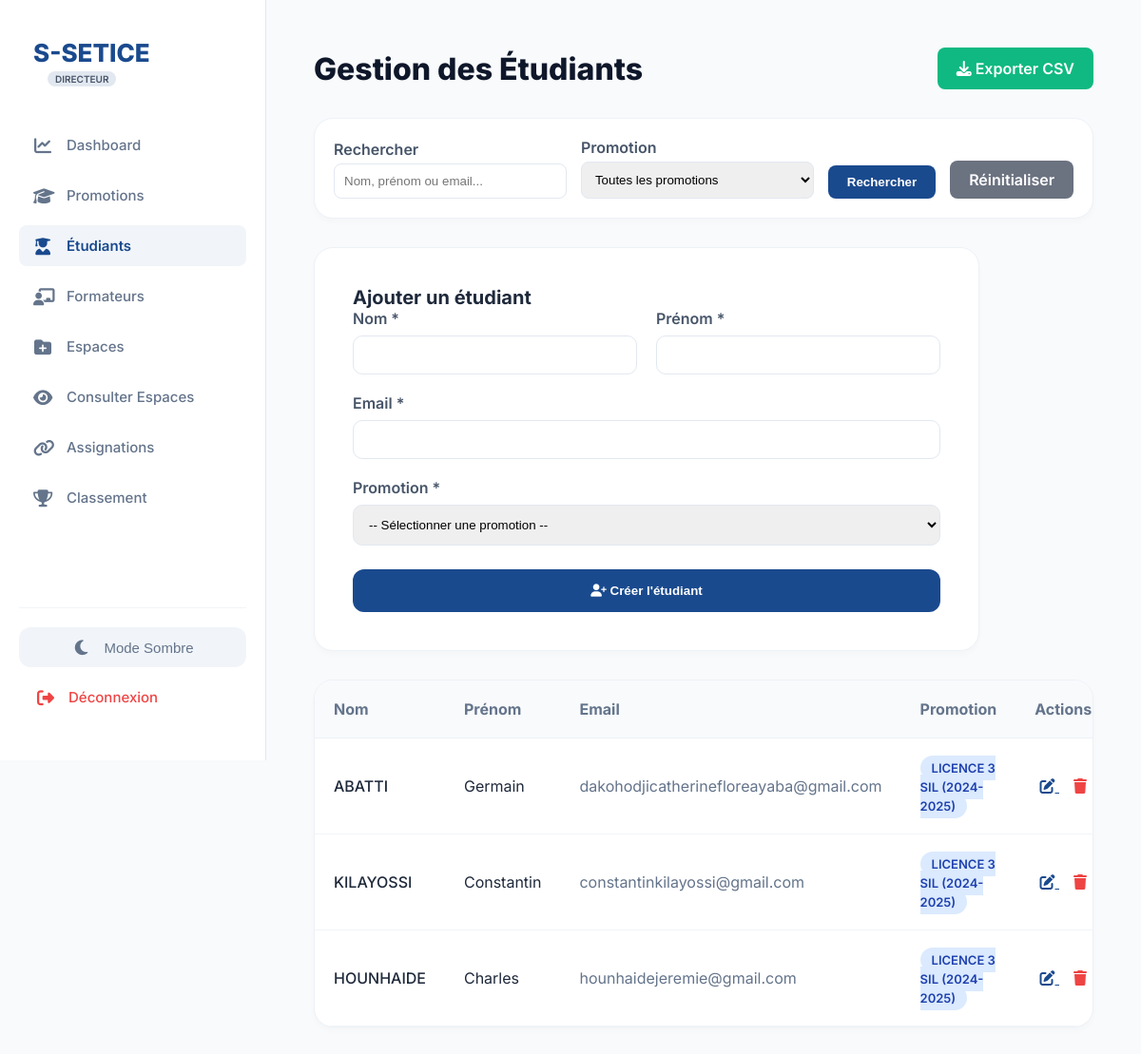
Page /views/etudiants.php (signed in) on the earlier database version.
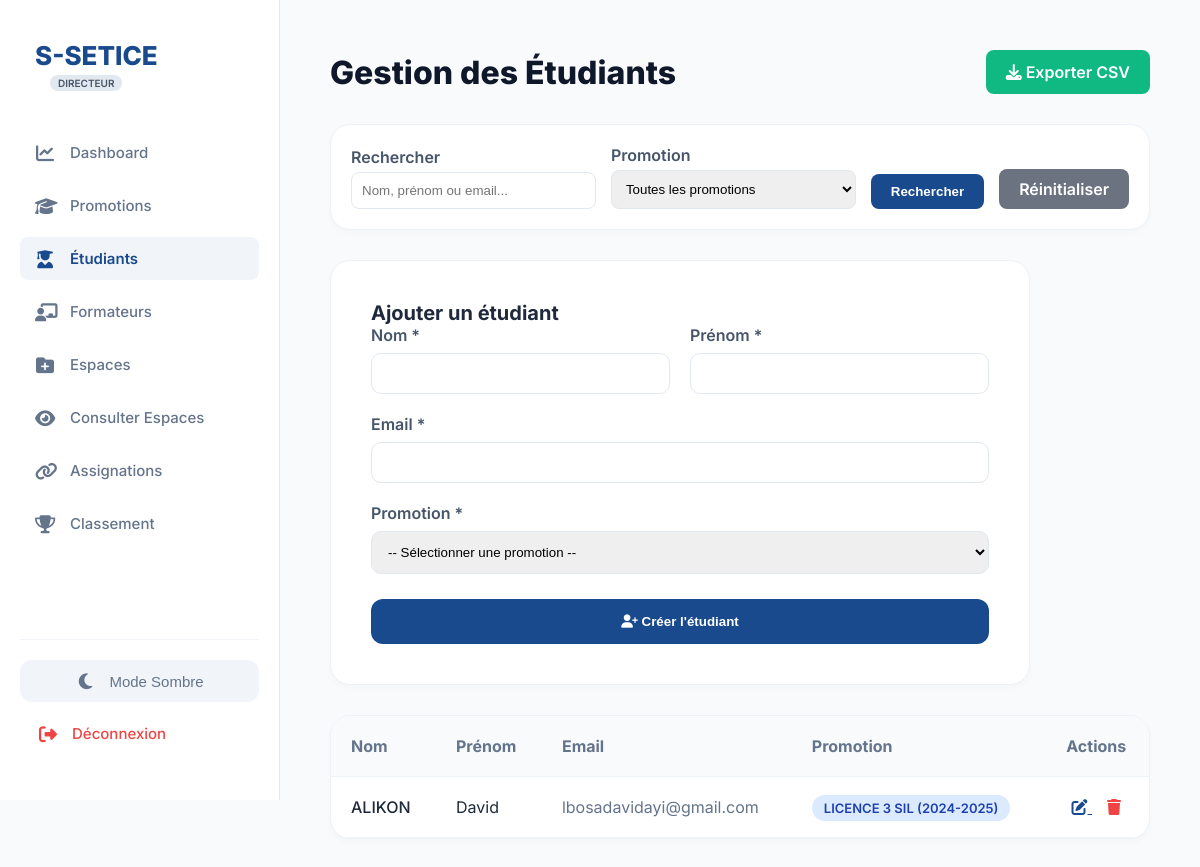
Same page on the later database version.
### tables this page shows
CREATE TABLE IF NOT EXISTS `etudiants` (
  `id` int NOT NULL AUTO_INCREMENT,
  `nom` varchar(100) DEFAULT NULL,
  `prenom` varchar(100) DEFAULT NULL,
  `email` varchar(150) DEFAULT NULL,
  `id_promotion` int DEFAULT NULL,
  `id_utilisateur` int DEFAULT NULL,
  PRIMARY KEY (`id`),
  UNIQUE KEY `email` (`email`),
  KEY `id_promotion` (`id_promotion`),
  KEY `fk_user_student` (`id_utilisateur`)
);

CREATE TABLE IF NOT EXISTS `promotions` (
  `id` int NOT NULL AUTO_INCREMENT,
  `nom` varchar(100) DEFAULT NULL,
  `annee` varchar(10) DEFAULT NULL,
  PRIMARY KEY (`id`)
);

### includes/csrf.php (called while the page is built, shortened)
<?php
function generateCsrfToken() {
    return $_SESSION['csrf_token'];
}

### views/etudiants.php (the view, shortened to what this page needs)
<?php
require_once('../config/db.php');
require_once('../includes/csrf.php');
$search = trim($_GET['search'] ?? '');
$page = max(1, intval($_GET['page'] ?? 1));
$per_page = 10;
$where = [];
$params = [];
$where_clause = !empty($where) ? "WHERE " . implode(" AND ", $where) : "";
$offset = ($page - 1) * $per_page;
$query = "
    SELECT e.*, p.nom AS promo_nom, p.annee
    FROM etudiants e
    LEFT JOIN promotions p ON e.id_promotion = p.id
    $where_clause
    ORDER BY e.id DESC
    LIMIT $per_page OFFSET $offset
";
$query_stmt = $pdo->prepare($query);
$query_stmt->execute($params);
$etudiants = $query_stmt->fetchAll();
?>
<!DOCTYPE html>
<html lang="fr">
<head>
    <link rel="stylesheet" href="https://cdnjs.cloudflare.com/ajax/libs/font-awesome/6.4.0/css/all.min.css">
    <link rel="stylesheet" href="../assets/css/style.css">
</head>
<body style="margin:0; font-family:'Inter', sans-serif; background:#f8fafc;">
    <?php include('../includes/sidebar.php'); ?>
    <main style="margin-left: 280px; padding: 50px;">
        <div style="display: flex; justify-content: space-between; align-items: center; margin-bottom: 30px;">
            <h1 style="font-weight: 800; color: #0f172a;">Gestion des Étudiants</h1>
            <a href="../actions/export_action.php?table=etudiants&format=csv" class="btn-export"
                style="background: #10b981; color: white; padding: 12px 20px; border-radius: 8px; text-decoration: none; font-weight: 600;">
                <i class="fas fa-download"></i> Exporter CSV
            </a>
        </div>
        <div style="background: white; padding: 20px; border-radius: 20px; box-shadow: 0 4px 6px rgba(0,0,0,0.02); border: 1px solid #edf2f7; margin-bottom: 30px;">
            <form method="GET" style="display: flex; gap: 15px; align-items: end;">
                <div style="flex: 1;">
                    <label style="display:block; margin-bottom:5px; font-weight:600; color:#475569;">Rechercher</label>
                    <input type="text" name="search" value="<?= htmlspecialchars($search) ?>"
                        placeholder="Nom, prénom ou email..."
                        style="width:100%; padding:10px; border:1px solid #e2e8f0; border-radius:8px;">
                </div>
                <div style="flex: 1;">
                    <label style="display:block; margin-bottom:5px; font-weight:600; color:#475569;">Promotion</label>
                    <select name="promo" style="width:100%; padding:10px; border:1px solid #e2e8f0; border-radius:8px;">
                        <option value="0">Toutes les promotions</option>
                    </select>
                </div>
                <button type="submit"
                    style="background:#1a4a8e; color:white; border:none; padding:10px 20px; border-radius:8px; cursor:pointer; font-weight:600;">
                    Rechercher
                </button>
                <a href="etudiants.php"
                    style="background:#6b7280; color:white; padding:10px 20px; border-radius:8px; text-decoration:none; font-weight:600;">
                    Réinitialiser
                </a>
            </form>
        </div>
        <div style="background: white; padding: 40px; border-radius: 20px; box-shadow: 0 4px 6px rgba(0,0,0,0.02); max-width: 700px; border: 1px solid #edf2f7; margin-bottom: 30px;">
            <h3 style="margin-top: 0; color: #1e293b; font-size: 20px;">Ajouter un étudiant</h3>
            <form action="../actions/student_action.php" method="POST">
                <div style="display: grid; grid-template-columns: repeat(2, 1fr); gap: 20px; margin-bottom: 20px;">
                    <div>
                        <label style="display:block; margin-bottom:8px; font-weight:600; color:#475569;">Nom *</label>
                        <input type="text" name="nom" required
                            style="width:100%; padding:12px; border:1px solid #e2e8f0; border-radius:10px;">
                    </div>
                    <div>
                        <label style="display:block; margin-bottom:8px; font-weight:600; color:#475569;">Prénom *</label>
                        <input type="text" name="prenom" required
                            style="width:100%; padding:12px; border:1px solid #e2e8f0; border-radius:10px;">
                    </div>
                </div>
                <div style="margin-bottom: 20px;">
                    <label style="display:block; margin-bottom:8px; font-weight:600; color:#475569;">Email *</label>
                    <input type="email" name="email" required
                        style="width:100%; padding:12px; border:1px solid #e2e8f0; border-radius:10px;">
                </div>
                <div style="margin-bottom: 25px;">
                    <label style="display:block; margin-bottom:8px; font-weight:600; color:#475569;">Promotion *</label>
                    <select name="id_promotion" required
                        style="width:100%; padding:12px; border:1px solid #e2e8f0; border-radius:10px;">
                        <option value="">-- Sélectionner une promotion --</option>
                    </select>
                </div>
                <button type="submit"
                    style="background:#1a4a8e; color:white; border:none; padding:15px; border-radius:12px; cursor:pointer; font-weight:600; width:100%;">
                    <i class="fas fa-user-plus"></i> Créer l'étudiant
                </button>
            </form>
        </div>
        <div style="background: white; border-radius: 20px; border: 1px solid #edf2f7; overflow: hidden; box-shadow: 0 4px 6px rgba(0,0,0,0.02);">
            <table style="width: 100%; border-collapse: collapse; text-align: left;">
                <thead>
                    <tr style="background: #f8fafc; border-bottom: 1px solid #edf2f7;">
                        <th style="padding: 20px; color: #64748b;">Nom</th>
                        <th style="padding: 20px; color: #64748b;">Prénom</th>
                        <th style="padding: 20px; color: #64748b;">Email</th>
                        <th style="padding: 20px; color: #64748b;">Promotion</th>
                        <th style="padding: 20px; color: #64748b; text-align: center;">Actions</th>
                    </tr>
                </thead>
                <tbody>
                    <?php if (empty($etudiants)): ?>
                        <tr>
                            <td colspan="5" style="padding: 40px; text-align: center; color: #64748b;">
                                <i class="fas fa-inbox" style="font-size: 48px; color: #cbd5e1; display: block; margin-bottom: 10px;"></i>
                                Aucun étudiant trouvé
                            </td>
                        </tr>
                    <?php else: ?>
                        <?php foreach($etudiants as $e): ?>
                        <tr style="border-bottom: 1px solid #f1f5f9;">
                            <td style="padding: 20px; font-weight: 500;"><?= htmlspecialchars($e['nom']) ?></td>
                            <td style="padding: 20px;"><?= htmlspecialchars($e['prenom']) ?></td>
                            <td style="padding: 20px; color: #64748b;"><?= htmlspecialchars($e['email']) ?></td>
                            <td style="padding: 20px;">
                                <span style="background: #dbeafe; color: #1e40af; padding: 5px 12px; border-radius: 20px; font-size: 13px; font-weight: 600;">
                                    <?php if (!empty($e['promo_nom'])): ?>
                                        <?= htmlspecialchars($e['promo_nom'] . (!empty($e['annee']) ? ' (' . $e['annee'] . ')' : '')) ?>
                                    <?php else: ?>
                                        Non assigné
                                    <?php endif; ?>
                                </span>
                            </td>
                            <td style="padding: 20px; text-align: center;">
                                <a href="edit_etudiant.php?id=<?= $e['id'] ?>" style="color: #1a4a8e; margin-right: 15px;">
                                    <i class="fas fa-edit"></i>
                                </a>
                                <a href="../actions/delete_action.php?type=etudiant&id=<?= $e['id'] ?>&csrf_token=<?= generateCsrfToken() ?>"
                                    onclick="return confirm('Supprimer cet étudiant ?')" style="color: #ef4444;">
                                    <i class="fas fa-trash"></i>
                                </a>
                            </td>
                        </tr>
                        <?php endforeach; ?>
                    <?php endif; ?>
                </tbody>
            </table>
        </div>
    </main>
</body>
</html>

### includes/sidebar.php (shortened to what this page needs)
<?php
$role = $_SESSION['role'] ?? '';
$current_page = basename($_SERVER['PHP_SELF']);
$dash_link = 'dashboard.php';
?>
<aside class="sidebar">
    <div class="logo-section">
        <h2>S-SETICE</h2>
        <span class="role-badge"><?= htmlspecialchars($role) ?></span>
    </div>
    <nav class="sidebar-menu">
        <ul>
            <li>
                <a href="<?= $dash_link ?>" class="nav-item <?= ($current_page == $dash_link) ? 'active' : '' ?>">
                    <i class="fas fa-chart-line"></i> Dashboard
                </a>
            </li>
            <?php if ($role === 'DIRECTEUR' || $role === 'ADMIN'): ?>
                <li><a href="promotions.php" class="nav-item <?= ($current_page == 'promotions.php') ? 'active' : '' ?>">
                    <i class="fas fa-graduation-cap"></i> Promotions
                </a></li>
                <li><a href="etudiants.php" class="nav-item <?= ($current_page == 'etudiants.php') ? 'active' : '' ?>">
                    <i class="fas fa-user-graduate"></i> Étudiants
                </a></li>
                <li><a href="formateurs.php" class="nav-item <?= ($current_page == 'formateurs.php') ? 'active' : '' ?>">
                    <i class="fas fa-chalkboard-teacher"></i> Formateurs
                </a></li>
                <li><a href="espaces.php" class="nav-item <?= ($current_page == 'espaces.php') ? 'active' : '' ?>">
                    <i class="fas fa-folder-plus"></i> Espaces
                </a></li>
                <li><a href="consulter_espaces.php" class="nav-item <?= ($current_page == 'consulter_espaces.php') ? 'active' : '' ?>">
                    <i class="fas fa-eye"></i> Consulter Espaces
                </a></li>
                <li><a href="assignation_globale.php" class="nav-item <?= ($current_page == 'assignation_globale.php') ? 'active' : '' ?>">
                    <i class="fas fa-link"></i> Assignations
                </a></li>
                <li><a href="classement_general.php" class="nav-item <?= ($current_page == 'classement_general.php') ? 'active' : '' ?>">
                    <i class="fas fa-trophy"></i> Classement
                </a></li>
            <?php endif; ?>
        </ul>
    </nav>
    <div class="sidebar-footer">
        <button id="theme-toggle" class="nav-item" style="width: 100%; justify-content: center; margin-bottom: 10px; background: #f1f5f9; border:none; cursor:pointer;">
            <i class="fas fa-moon"></i> <span id="theme-text">Mode Sombre</span>
        </button>
        <a href="../actions/logout.php" class="nav-item logout-item">
            <i class="fas fa-sign-out-alt"></i> Déconnexion
        </a>
    </div>
</aside>

### assets/css/style.css (style rules this page uses)
:root { --primary: #1a4a8e; --bg-body: #f8f9fc; --sidebar-white: #ffffff; --text-grey: #6c757d; }
* { box-sizing: border-box; margin: 0; padding: 0; }
body { font-family: 'Inter', sans-serif; background-color: #f8fafc; color: #1e293b; }
.sidebar { width: 280px; height: 100vh; background: white; border-right: 1px solid #e2e8f0; position: fixed; padding: 30px 20px; }
.logo-section h2 { color: #1a4a8e; font-size: 24px; font-weight: 800; margin-bottom: 40px; }
.sidebar-menu ul { list-style: none; }
.sidebar-menu li { margin-bottom: 10px; }
.sidebar-menu a { display: flex; align-items: center; padding: 12px 15px; color: #64748b; text-decoration: none; border-radius: 8px; transition: 0.3s; }
.sidebar-menu a i { margin-right: 15px; font-size: 18px; }
.sidebar-menu a:hover, .sidebar-menu a.active { background: #f1f5f9; color: #1a4a8e; font-weight: 600; }

### includes/sidebar.php (style rules this page uses)
html, body { height: 100%; margin: 0; padding: 0; }
.sidebar { width: 280px; min-height: 100vh; background: #ffffff; position: fixed; left: 0; top: 0; display: flex; flex-direction: column; padding: 40px 20px; border-right: 1px solid #e2e8f0; box-sizing: border-box; z-index: 1000; }
.logo-section { margin-bottom: 40px; padding-left: 15px; }
.logo-section h2 { font-family: 'Inter', sans-serif; font-weight: 800; color: #1a4a8e; font-size: 26px; margin:0; }
.sidebar-menu { flex: 1; overflow-y: auto; margin-bottom: 20px; }
.sidebar-menu ul { list-style: none; padding: 0; margin: 0; }
.nav-item { display: flex; align-items: center; padding: 12px 18px; color: #64748b; text-decoration: none; border-radius: 12px; margin-bottom: 5px; transition: all 0.2s ease; font-weight: 500; font-size: 15px; }
.nav-item i { margin-right: 14px; font-size: 18px; width: 20px; text-align: center; }
.nav-item:hover, .nav-item.active { background: #f1f5f9; color: #1a4a8e; font-weight: 600; }
.sidebar-footer { margin-top: auto; padding-top: 20px; border-top: 1px solid #f1f5f9; }
.logout-item { color: #ef4444; }
.role-badge { font-size: 10px; background: #e2e8f0; color: #475569; padding: 2px 8px; border-radius: 20px; margin-left: 15px; text-transform: uppercase; font-weight: 600; }

Differences in the rows shown:
removed etudiants: nom "ABATTI", prenom "Germain", email "dakohodjicatherinefloreayaba@gmail.com", id_promotion.annee "LICENCE 3 SIL (2024-2025)"
removed etudiants: nom "KILAYOSSI", prenom "Constantin", email "constantinkilayossi@gmail.com", id_promotion.annee "LICENCE 3 SIL (2024-2025)"
removed etudiants: nom "HOUNHAIDE", prenom "Charles", email "hounhaidejeremie@gmail.com", id_promotion.annee "LICENCE 3 SIL (2024-2025)"
added etudiants: nom "ALIKON", prenom "David", email "lbosadavidayi@gmail.com", id_promotion.annee "LICENCE 3 SIL (2024-2025)"
